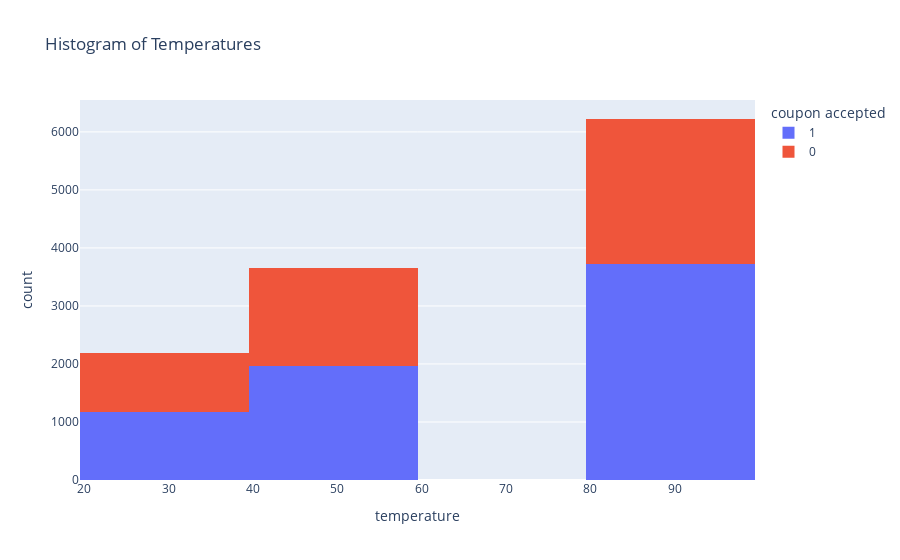

The notebook cell saved with this chart:
### Markdown cell above
#### Visualizing the Temperature column with a histogram
The 80-99 degree category has the largest percentage of those who accepted the coupon at ~60%. This category is followed by the 40-59 degree range with ~54% accepting the coupon, and the 20-39 degree range with ~54% accepting. There were no data points for the 60-79 degree range.

### Code cell
px.histogram(df, x = "temperature", title = "Histogram of Temperatures", labels = {"Temperature":"Count"}, color = "coupon accepted")

### Figure 1 — Plotly figure (JSON) as saved in the notebook; plotly's stock layout.template omitted (floating-point values rounded to 4 significant figures; data arrays with more than 128 entries replaced by an {"elided": "..."} marker saying what was removed)
{"data": [{"alignmentgroup": "True", "bingroup": "x", "hovertemplate": "coupon accepted=1<br>temperature=%{x}<br>count=%{y}<extra></extra>", "legendgroup": "1", "marker": {"color": "#636efa", "pattern": {"shape": ""}}, "name": "1", "offsetgroup": "1", "orientation": "v", "showlegend": true, "type": "histogram", "x": {"elided": "6877 int values"}, "xaxis": "x", "yaxis": "y"}, {"alignmentgroup": "True", "bingroup": "x", "hovertemplate": "coupon accepted=0<br>temperature=%{x}<br>count=%{y}<extra></extra>", "legendgroup": "0", "marker": {"color": "#EF553B", "pattern": {"shape": ""}}, "name": "0", "offsetgroup": "0", "orientation": "v", "showlegend": true, "type": "histogram", "x": {"elided": "5202 int values"}, "xaxis": "x", "yaxis": "y"}], "layout": {"autosize": true, "barmode": "relative", "legend": {"title": {"text": "coupon accepted"}, "tracegroupgap": 0}, "title": {"text": "Histogram of Temperatures"}, "xaxis": {"anchor": "y", "autorange": true, "domain": [0, 1], "range": [19.5, 99.5], "title": {"text": "temperature"}, "type": "linear"}, "yaxis": {"anchor": "x", "autorange": true, "domain": [0, 1], "range": [0, 6549.0], "title": {"text": "count"}}}}
